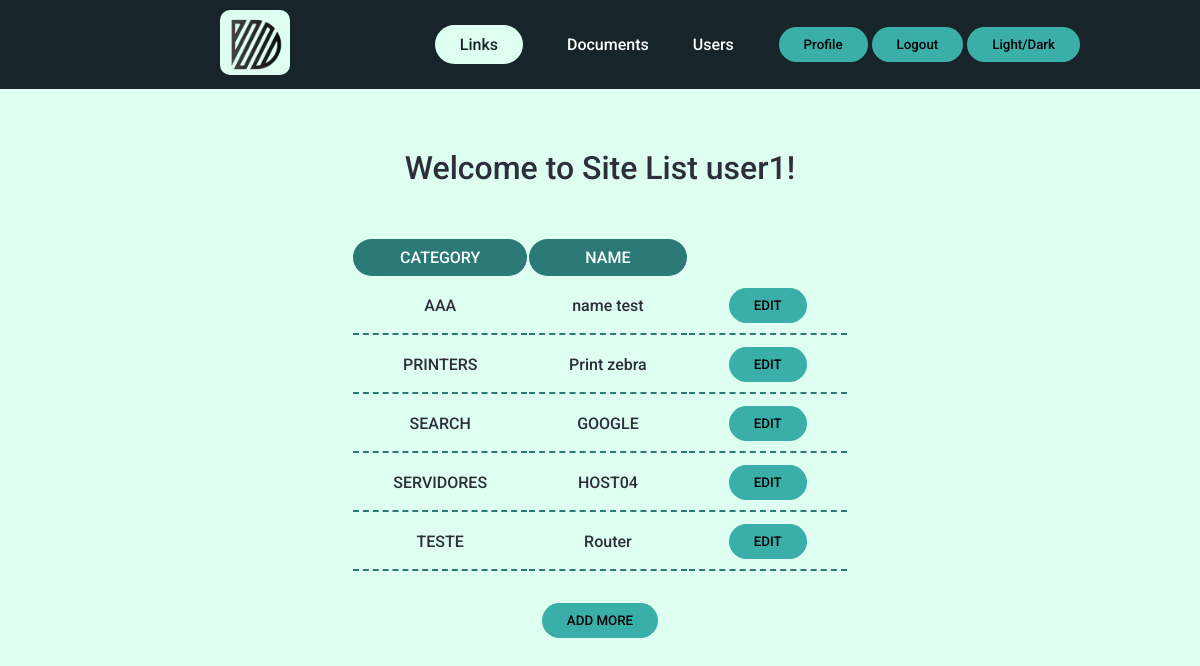
/links (signed in), run on the app's committed database.
### tables this page shows
CREATE TABLE users (id INTEGER PRIMARY KEY AUTOINCREMENT NOT NULL, username TEXT NOT NULL, hash TEXT NOT NULL, permission INTEGER DEFAULT 4 NOT NULL, active BLOB DEFAULT 0 NOT NULL);

CREATE TABLE links (
id INTEGER PRIMARY KEY AUTOINCREMENT NOT NULL,
category TEXT NOT NULL,
name TEXT NOT NULL,
link TEXT NOT NULL);

### app.py (the view)
@app.route("/links")
def links():
    userID = session["user_id"]
    rows = db.execute(
    "SELECT * FROM users WHERE id = ?", userID
    )
    username = rows[0]["username"]
    links = db.execute("SELECT category, name, link, id FROM links ORDER BY category, name")
    return render_template("links.html", links = links, username = username)

### templates/links.html (shortened to what this page needs)
{% extends "layout.html" %}
{% block body %}
<div><h1>Welcome to Site List {{ username }}!</h1></div>
    <table>
        <thead>
            <tr>
                <th><a href="/links">CATEGORY</a></th>
                <th><a href="/links">NAME</a></th>
            </tr>
        </thead>
        <tbody>
            {% for link in links %}
            {% if session.get("permission") < 3 %}
            <tr>
                <td> {{ link["category"] }}</td>
                <td>
                    <a href="https:\\{{ link["link"] }}">{{ link["name"] }}</a>
                </td>
                <td>
                    <form action="/edit" method="post">
                        <button type="submit">EDIT</button>
                    </form>
                </td>
            </tr>
            {% endif %}
            {% endfor %}
        </tbody>
    </table>
    {% if session.get("permission") < 3 %}
    <form action="/add">
    <button type="submit" class="enter">ADD MORE</button>
    </form>
    {% endif %}
{% endblock %}

### static/styles.css (style rules this page uses)
* { box-sizing: border-box; margin: 0; padding: 0; font-family: "Roboto", sans-serif; font-weight: 500; }
.body a { text-decoration: none; color: inherit; }
body { transition: background-color 0.5s, color 0.3s; }
.light { background-color: #defef1; color: #2c2e3a; }
.light button { background-color: #3aafa9; }
button { padding: 10px 25px; border: none; border-radius: 50px; cursor: pointer; transition: all 0.5s ease 0s; }
.enter { margin-top: 30px; margin-bottom: 10px; }
td { padding: 10px; border-bottom: 2px dashed #2b7a78; }
h1 { margin: 50px 0; }
table { margin: 0 auto; text-align: center; }
table td { padding-left: 40px; padding-right: 40px; }
th { background-color: #2b7a78; padding: 9px 25px; border: none; border-radius: 50px; transition: all 0.5s ease 0s; color: #feffff; cursor: pointer; }

### data on the page
users: username "user1"
links: category "AAA", name "name test"
links: category "PRINTERS", name "Print zebra"
links: category "SEARCH", name "GOOGLE"
links: category "SERVIDORES", name "HOST04"
links: category "TESTE", name "Router"
